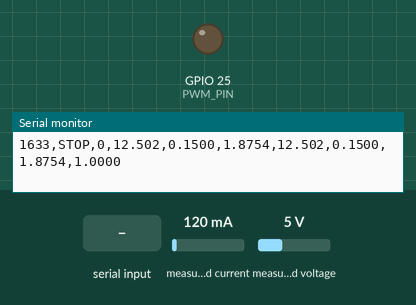
Simulated run of this sketch. Board: ESP32. Parts: output pins drawn as LEDs (lit = HIGH), the last lines printed to the serial monitor. Wiring (inferred from the names in the program): INA219 current sensor at I2C address 0x40. Inputs (shaded band) come from the test bench; at power-on: measured current 120 mA, measured voltage 5 V.

Above: at 1.8 s.
1.9 s: "b" received over Serial
At 2.2 s:
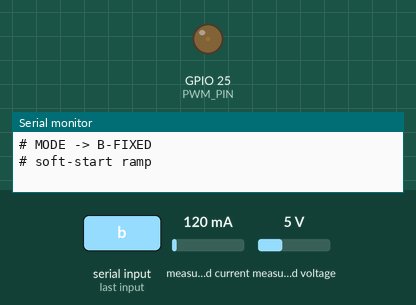
4.9 s: "a" received over Serial
7.9 s: "s" received over Serial
At 10.48 s:
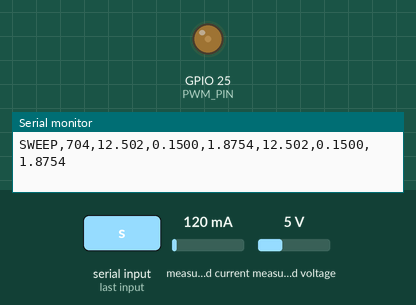
At 14.11 s:
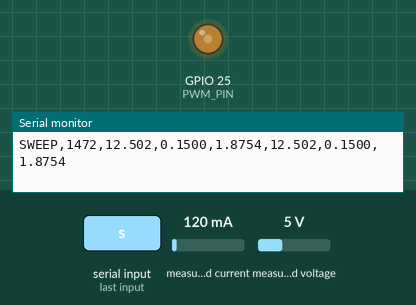
Timing chart, 0 to 22.9 s (numbered marks = the images above; inputs shaded):
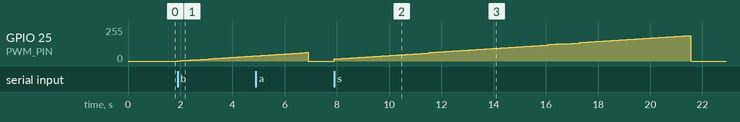

Measured:
- after the input at 1.9 s, GPIO 25 (PWM_PIN): moves from 0/255 to 38/255 over 2.9 s, starting at once
- after the input at 7.9 s, GPIO 25 (PWM_PIN): rises from 0/255 to 191/255 in 13.3 s, then falls to 0/255 in 0.31 s

The sketch:

mppt_controller.ino
```cpp
/* =====================================================================
   MPPT SOLAR CHARGE CONTROLLER  —  Asynchronous Buck Power Stage
   ESP32 (Arduino core 3.x)  •  2x INA226 on SEPARATE I2C buses  •  P&O

   RUN MODES — switch at runtime over serial, no reflashing outdoors:

       a  = Circuit A  direct connect  (PWM off, log only)
       b  = Circuit B  fixed duty      (no tracking)
       c  = Circuit C  MPPT            (perturb & observe)
       s  = duty sweep (characterise power vs duty — ground truth)
       x  = stop (duty 0)
       + / -   nudge duty by one step (mode b only)
       ?  = print status

   ---------------------------------------------------------------------
   PIN NOTES — READ BEFORE CHANGING
     GPIO34/35/36/39 are INPUT-ONLY. No output driver at all, so they
     cannot do I2C. (34/35 were the original panel-side pins.)
     GPIO12 is a strapping pin (MTDI). An I2C pull-up holds it high at
     reset, which stops the board booting or flashing.
     GPIO0, 2, 5, 15 are also strapping pins — avoid for I2C.
   --------------------------------------------------------------------- */

#include <Wire.h>

// ---------------------------------------------------------------- pinout
const int PWM_PIN = 25;          // buck control -> R1 -> Q2 base

const int PANEL_SDA = 32;        // INA226 #1, panel side   (I2C bus 0)
const int PANEL_SCL = 33;
const int LOAD_SDA  = 21;        // INA226 #2, load side    (I2C bus 1)
const int LOAD_SCL  = 22;

// Both modules were found at 0x44 (A1 -> VS, A0 -> GND). The sketch still
// scans 0x40..0x4F on each bus at boot and uses whatever it actually finds.
uint8_t ADDR_IN  = 0x44;   // panel side
uint8_t ADDR_OUT = 0x44;   // load side

TwoWire &busIn  = Wire;          // I2C peripheral 0
TwoWire &busOut = Wire1;         // I2C peripheral 1

// ---------------------------------------------------------------- config
const int PWM_FREQ = 20000;   // was 10000
const int PWM_RES  = 12;      // was 11

// DUTY CEILING. Cout is rated 16 V; on the 19 V bench 0.75 duty puts
// Vout at ~14 V. Do not raise without a higher-voltage output cap.
const int DUTY_MAX   = 3072;   // was 1536
const int DUTY_MIN   = 128;     // was 64
const int DUTY_START = 1024;    // was 528

// Shunts actually fitted to each breakout. Stock modules ship 0.1 ohm,
// which clips at 0.82 A (81.92 mV / 0.1). 0.02 ohm gives 4.1 A full scale.
const float R_SHUNT_IN  = 0.02f;
const float R_SHUNT_OUT = 0.02f;

const int PO_STEP = 8;                     // perturbation size, counts
const unsigned long PO_INTERVAL  = 100;     // ms between perturbations
const unsigned long LOG_INTERVAL = 200;     // ms between CSV rows
const unsigned long WINDOW_MS    = 300000;  // 5 minute averaging window
const unsigned long SOFTSTART_MS = 5000;    // ramp duty in over 5 s

const int SWEEP_FROM = 256;    // was 128
const int SWEEP_TO   = DUTY_MAX;
const int SWEEP_STEP = 64;
const unsigned long SWEEP_DWELL = 300;

// ------------------------------------------------------- INA226 registers
const uint8_t REG_CONFIG = 0x00;
const uint8_t REG_SHUNT  = 0x01;
const uint8_t REG_BUS    = 0x02;
const uint8_t REG_DIEID  = 0xFF;

// AVG=16, Vbus CT=1.1ms, Vshunt CT=1.1ms, continuous both -> ~35 ms
const uint16_t INA_CONFIG = 0x4527;

const float BUS_LSB   = 0.00125f;   // 1.25 mV / bit
const float SHUNT_LSB = 0.0000025f; // 2.5 uV / bit

bool inaWriteReg(TwoWire &bus, uint8_t addr, uint8_t reg, uint16_t val) {
  bus.beginTransmission(addr);
  bus.write(reg);
  bus.write((uint8_t)(val >> 8));
  bus.write((uint8_t)(val & 0xFF));
  return bus.endTransmission() == 0;
}

bool inaReadReg(TwoWire &bus, uint8_t addr, uint8_t reg, uint16_t &out) {
  bus.beginTransmission(addr);
  bus.write(reg);
  if (bus.endTransmission(false) != 0) return false;
  if (bus.requestFrom((int)addr, 2) != 2) return false;
  uint8_t hi = bus.read();
  uint8_t lo = bus.read();
  out = ((uint16_t)hi << 8) | lo;
  return true;
}

// Current comes from the shunt register directly, not the INA226's own
// current register — that skips the calibration register, so a wrong CAL
// value can't silently scale every reading.
float inaBusVolts(TwoWire &bus, uint8_t addr) {
  uint16_t raw;
  if (!inaReadReg(bus, addr, REG_BUS, raw)) return NAN;
  return raw * BUS_LSB;
}

float inaAmps(TwoWire &bus, uint8_t addr, float rshunt) {
  uint16_t raw;
  if (!inaReadReg(bus, addr, REG_SHUNT, raw)) return NAN;
  int16_t s = (int16_t)raw;              // shunt register is signed
  return (s * SHUNT_LSB) / rshunt;
}

// Plain address probe — just checks whether anything ACKs. More forgiving
// than reading a register, which additionally requires repeated-start to work.
bool inaProbe(TwoWire &bus, uint8_t addr) {
  bus.beginTransmission(addr);
  return bus.endTransmission() == 0;
}

// INA226 can sit anywhere in 0x40..0x4F depending on the A0/A1 straps.
// Scan rather than assume, so a wrong address constant can't be the fault.
uint8_t findIna(TwoWire &bus) {
  for (uint8_t a = 0x40; a <= 0x4F; a++) {
    if (inaProbe(bus, a)) return a;
  }
  return 0;
}

// ------------------------------------------------------------- run state
// Plain ints, not an enum: the Arduino IDE auto-inserts function prototypes
// above the first declaration, so a user-defined type used in a signature
// gets referenced before it exists and fails to compile.
const int MODE_STOP   = 0;
const int MODE_DIRECT = 1;
const int MODE_FIXED  = 2;
const int MODE_MPPT   = 3;
const int MODE_SWEEP  = 4;

int mode = MODE_STOP;

int   duty    = 0;
int   poDir   = PO_STEP;
float lastPin = -1.0f;

bool  haveIn = false, haveOut = false;

unsigned long tLastPO = 0, tLastLog = 0, tWindowStart = 0;
int   sweepDuty = 0;
unsigned long tSweepStep = 0;

double sumPout = 0, sumPin = 0;
long   nSamples = 0;

const char* modeName() {
  switch (mode) {
    case MODE_DIRECT: return "A-DIRECT";
    case MODE_FIXED:  return "B-FIXED";
    case MODE_MPPT:   return "C-MPPT";
    case MODE_SWEEP:  return "SWEEP";
    default:          return "STOP";
  }
}

void setDuty(int d) {
  if (d < 0) d = 0;
  if (d > DUTY_MAX) d = DUTY_MAX;      // hard ceiling, always enforced
  duty = d;
  ledcWrite(PWM_PIN, duty);
}

void softStart(int target) {
  Serial.println(F("# soft-start ramp"));
  int steps = 50;
  for (int i = 1; i <= steps; i++) {
    setDuty((int)((long)target * i / steps));
    delay(SOFTSTART_MS / steps);
  }
}

void resetWindow() {
  sumPout = 0; sumPin = 0; nSamples = 0;
  tWindowStart = millis();
}

// ------------------------------------------------------------------ setup
void setup() {
  Serial.begin(115200);
  delay(600);

  // PWM up first, at zero, so the FET is definitely off before anything else
  if (!ledcAttach(PWM_PIN, PWM_FREQ, PWM_RES)) {
    Serial.println(F("!! ledcAttach FAILED — check pin/freq/resolution"));
  }
  ledcWrite(PWM_PIN, 0);

  busIn.begin(PANEL_SDA, PANEL_SCL, 100000);
  busOut.begin(LOAD_SDA, LOAD_SCL, 100000);

  uint8_t foundIn  = findIna(busIn);
  uint8_t foundOut = findIna(busOut);

  if (foundIn)  ADDR_IN  = foundIn;
  if (foundOut) ADDR_OUT = foundOut;

  haveIn  = (foundIn  != 0);
  haveOut = (foundOut != 0);

  Serial.println();
  Serial.println(F("=== MPPT Charge Controller ==="));
  Serial.print(F("# panel meter (SDA ")); Serial.print(PANEL_SDA);
  Serial.print(F(" SCL ")); Serial.print(PANEL_SCL);
  Serial.print(F(" addr 0x")); Serial.print(ADDR_IN, HEX);
  Serial.print(F("): ")); Serial.println(haveIn ? "OK" : "NOT FOUND");

  Serial.print(F("# load  meter (SDA ")); Serial.print(LOAD_SDA);
  Serial.print(F(" SCL ")); Serial.print(LOAD_SCL);
  Serial.print(F(" addr 0x")); Serial.print(ADDR_OUT, HEX);
  Serial.print(F("): ")); Serial.println(haveOut ? "OK" : "NOT FOUND");

  if (haveIn)  inaWriteReg(busIn,  ADDR_IN,  REG_CONFIG, INA_CONFIG);
  if (haveOut) inaWriteReg(busOut, ADDR_OUT, REG_CONFIG, INA_CONFIG);

  if (!haveIn) {
    Serial.println(F("!! Panel meter missing — MPPT cannot run."));
    Serial.println(F("!! Check: pull-ups present? address 0x40 vs 0x41?"));
    Serial.println(F("!! Check: SDA/SCL not on an input-only or strapping pin?"));
  }

  Serial.print(F("# duty ceiling ")); Serial.print(DUTY_MAX);
  Serial.print(F(" of ")); Serial.println((1 << PWM_RES) - 1);
  Serial.println(F("# commands: a b c s x + - ?"));
  Serial.println(F("# ms,mode,duty,Vin,Iin,Pin,Vout,Iout,Pout,eff"));
  resetWindow();
}

// ------------------------------------------------------------ mode switch
void enterMode(int m) {
  mode = m;
  lastPin = -1.0f;
  poDir = PO_STEP;

  Serial.print(F("# MODE -> ")); Serial.println(modeName());

  switch (m) {
    case MODE_STOP:
    case MODE_DIRECT:
      setDuty(0);
      break;
    case MODE_FIXED:
    case MODE_MPPT:
      setDuty(0);
      softStart(DUTY_START);
      break;
    case MODE_SWEEP:
      setDuty(0);
      sweepDuty = SWEEP_FROM;
      setDuty(sweepDuty);
      tSweepStep = millis();
      Serial.println(F("# sweep: duty,Vin,Iin,Pin,Vout,Iout,Pout"));
      break;
  }
  resetWindow();
}

void handleSerial() {
  while (Serial.available()) {
    char c = Serial.read();
    switch (c) {
      case 'a': enterMode(MODE_DIRECT); break;
      case 'b': enterMode(MODE_FIXED);  break;
      case 'c': enterMode(MODE_MPPT);   break;
      case 's': enterMode(MODE_SWEEP);  break;
      case 'x': enterMode(MODE_STOP);   break;
      case '+': if (mode == MODE_FIXED) { setDuty(duty + PO_STEP);
                  Serial.print(F("# duty ")); Serial.println(duty); } break;
      case '-': if (mode == MODE_FIXED) { setDuty(duty - PO_STEP);
                  Serial.print(F("# duty ")); Serial.println(duty); } break;
      case '?':
        Serial.print(F("# ")); Serial.print(modeName());
        Serial.print(F("  duty=")); Serial.print(duty);
        Serial.print(F("  samples=")); Serial.println(nSamples);
        break;
      default: break;
    }
  }
}

// ------------------------------------------------------------------- loop
void loop() {
  handleSerial();

  unsigned long now = millis();

  float Vin  = haveIn  ? inaBusVolts(busIn,  ADDR_IN)            : NAN;
  float Iin  = haveIn  ? inaAmps(busIn,  ADDR_IN,  R_SHUNT_IN)   : NAN;
  float Vout = haveOut ? inaBusVolts(busOut, ADDR_OUT)           : NAN;
  float Iout = haveOut ? inaAmps(busOut, ADDR_OUT, R_SHUNT_OUT)  : NAN;

  float Pin  = (isnan(Vin)  || isnan(Iin))  ? NAN : Vin  * Iin;
  float Pout = (isnan(Vout) || isnan(Iout)) ? NAN : Vout * Iout;

  // ---- perturb & observe -------------------------------------------------
  if (mode == MODE_MPPT && haveIn && now - tLastPO >= PO_INTERVAL) {
    tLastPO = now;

    if (!isnan(Pin)) {
      // Lost power on the last move? Turn around. Gained? Keep going.
      if (lastPin >= 0 && Pin < lastPin) poDir = -poDir;
      lastPin = Pin;

      int next = duty + poDir;
      if (next >= DUTY_MAX) { next = DUTY_MAX; poDir = -PO_STEP; }
      if (next <= DUTY_MIN) { next = DUTY_MIN; poDir =  PO_STEP; }
      setDuty(next);
    }
  }

  // ---- duty sweep --------------------------------------------------------
  if (mode == MODE_SWEEP && now - tSweepStep >= SWEEP_DWELL) {
    tSweepStep = now;

    Serial.print(F("SWEEP,"));
    Serial.print(sweepDuty); Serial.print(',');
    Serial.print(Vin, 3);    Serial.print(',');
    Serial.print(Iin, 4);    Serial.print(',');
    Serial.print(Pin, 4);    Serial.print(',');
    Serial.print(Vout, 3);   Serial.print(',');
    Serial.print(Iout, 4);   Serial.print(',');
    Serial.println(Pout, 4);

    sweepDuty += SWEEP_STEP;
    if (sweepDuty > SWEEP_TO) {
      Serial.println(F("# sweep complete — the peak Pin row is the true MPP"));
      enterMode(MODE_STOP);
    } else {
      setDuty(sweepDuty);
    }
  }

  // ---- CSV logging + window averaging ------------------------------------
  if (mode != MODE_SWEEP && now - tLastLog >= LOG_INTERVAL) {
    tLastLog = now;

    float eff = (!isnan(Pin) && !isnan(Pout) && Pin > 0.05f) ? (Pout / Pin) : NAN;

    Serial.print(now);        Serial.print(',');
    Serial.print(modeName()); Serial.print(',');
    Serial.print(duty);       Serial.print(',');
    Serial.print(Vin, 3);     Serial.print(',');
    Serial.print(Iin, 4);     Serial.print(',');
    Serial.print(Pin, 4);     Serial.print(',');
    Serial.print(Vout, 3);    Serial.print(',');
    Serial.print(Iout, 4);    Serial.print(',');
    Serial.print(Pout, 4);    Serial.print(',');
    if (isnan(eff)) Serial.println(); else Serial.println(eff, 4);

    if (mode != MODE_STOP) {
      if (!isnan(Pout)) sumPout += Pout;
      if (!isnan(Pin))  sumPin  += Pin;
      nSamples++;
    }
  }

  // ---- 5 minute summary --------------------------------------------------
  if (mode != MODE_STOP && mode != MODE_SWEEP &&
      now - tWindowStart >= WINDOW_MS && nSamples > 0) {

    double avgPout = sumPout / nSamples;
    double avgPin  = sumPin  / nSamples;

    Serial.println();
    Serial.print(F("SUMMARY,"));
    Serial.print(modeName());    Serial.print(',');
    Serial.print(F("avgPout=")); Serial.print(avgPout, 4); Serial.print(F(" W,"));
    Serial.print(F("avgPin="));  Serial.print(avgPin, 4);  Serial.print(F(" W,"));
    Serial.print(F("eff="));
    if (avgPin > 0.05) Serial.print(avgPout / avgPin, 4); else Serial.print(F("n/a"));
    Serial.print(F(",duty="));   Serial.print(duty);
    Serial.print(F(",n="));      Serial.println(nSamples);
    Serial.println();

    resetWindow();
  }

  delay(5);
}
```
